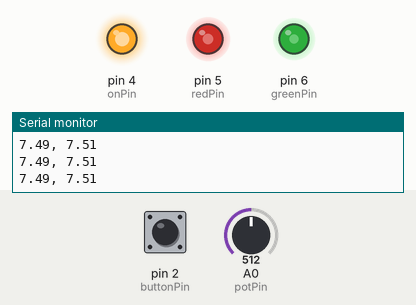
Recording of a sketch running on a simulated Arduino Uno, built with avr-gcc and run on an emulated ATmega328P. On the bench: output pins drawn as LEDs (lit = HIGH), the last lines printed to the serial monitor. The inputs (shaded band) are chosen by the test bench; at power-on: pin 2 (buttonPin) HIGH, A0 (potPin) = 512.

Above: at 1.2 s.
1.3 s: pin 2 (buttonPin) pulled LOW for 0.15 s
At 1.9 s:
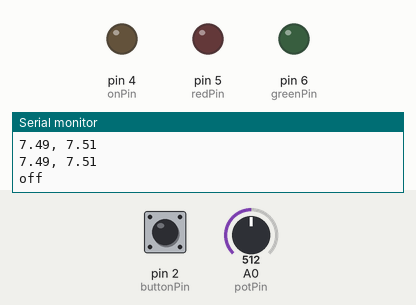
3.0 s: pin 2 (buttonPin) pulled LOW for 1 s
6.0 s: A0 (potPin) set to 900
At 6.3 s:
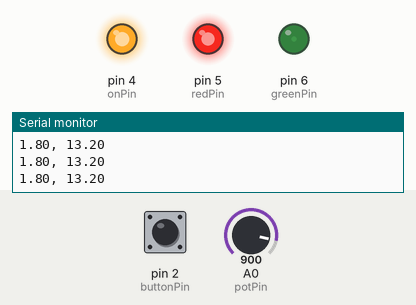
9.0 s: A0 (potPin) set to 941
12.0 s: A0 (potPin) set to 962
13.5 s: A0 (potPin) set to 716
Timing chart, 0 to 17.5 s (numbered marks = the images above; inputs shaded):
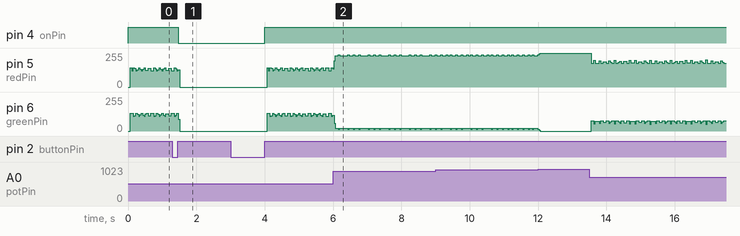

The sketch:

Light.ino
```cpp
int buttonPin = 2;
int potPin = A0;

int onPin = 4;
int redPin = 5;
int greenPin = 6;

float maxDelayMS = 15;
float redDelayMS = maxDelayMS;
float greenDelayMS = maxDelayMS - redDelayMS;

int buttonVal;
int potVal;

int state = HIGH;
int previous = LOW;

unsigned long time = 0;
unsigned long debounce = 200UL;

void setup()
{
    pinMode(buttonPin,  INPUT_PULLUP);
    pinMode(onPin, OUTPUT);
    pinMode(greenPin, OUTPUT);
    pinMode(redPin, OUTPUT);

    Serial.begin(115200);
}

void loop()
{
    buttonVal = digitalRead(buttonPin);
    potVal = analogRead(potPin);
    greenDelayMS = (maxDelayMS / 1023.) * potVal;
    redDelayMS = maxDelayMS - greenDelayMS;

    if (buttonVal == HIGH && previous == LOW && millis() - time > debounce) {
        state = !state;
        Serial.println(state ? "on" : "off");
        time = millis();
    }


    if (state) {
        Serial.println(String(redDelayMS) + ", " + String(greenDelayMS));

        digitalWrite(onPin, HIGH);

        // Red
        digitalWrite(redPin, LOW);
        digitalWrite(greenPin, HIGH);
        delay(redDelayMS);

        // Green
        digitalWrite(greenPin, LOW);
        digitalWrite(redPin, HIGH);
        delay(greenDelayMS);
    } else {
        digitalWrite(onPin, LOW);
        digitalWrite(redPin, LOW);
        digitalWrite(greenPin, LOW);
    }

    previous = buttonVal;
}
```

Measured:
- after the input at 1.3 s, pin 4 (onPin): HIGH → LOW after 0.16 s
- after the input at 3.0 s, pin 4 (onPin): LOW → HIGH after 1.0 s
